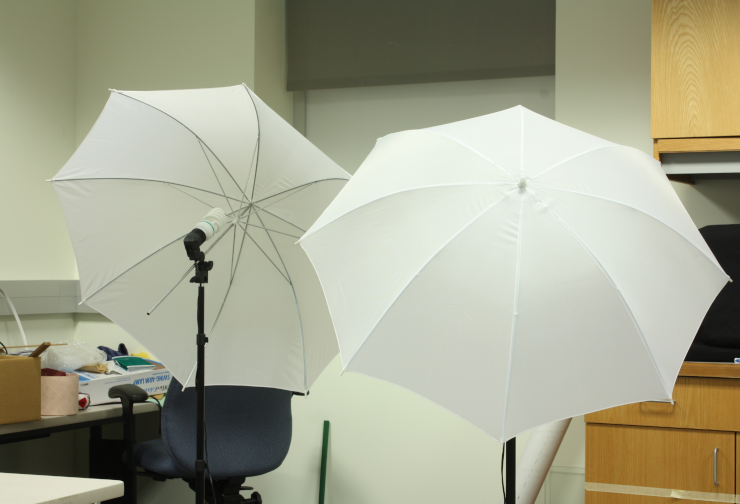
#> input picture Stereo Imagery/umbrellaL.png, 740 x 504 px
$ python PlotScene.py
#> lines starting #> are read from the running program, lines starting #| are printed output that depends on the picture
# -*- coding: utf-8 -*-
"""
Created on Tue May  4 12:30:59 2021

@author: Aryaan
"""

import numpy as np
import cv2
import sys
from mpl_toolkits import mplot3d
from matplotlib import pyplot as plt

f = 5806.559
b = 174.019
doffs=114.291

X = []
Y = []
Z = []

def nothing(x):
 pass
# ================================================
#
def getDisparityMap(imL, imR, numDisparities, blockSize):
    stereo = cv2.StereoBM_create(numDisparities=numDisparities, blockSize=blockSize)

    disparity = stereo.compute(imL, imR)
    disparity = disparity - disparity.min() + 1 # Add 1 so we don't get a zero depth, later
    disparity = disparity.astype(np.float32) / 16.0 # Map is fixed point int with 4 fractional bits

    return disparity # floating point image

def plot(disparity):
    # This just plots some sample points.  Change this function to
    # plot the 3D reconstruction from the disparity map and other values

    height, width = disparity.shape[:2]


    for h in range(height):
        for w in range(width):

            if (disparity[h,w] > 0):
               z = (b)*((f)/(disparity[h,w]+doffs))
               y = z*(h/f)
               x = (z*(w/f)) - (b/2)
               if z < 8000:
                  X.append(x)
                  Y.append(y)
                  Z.append(z)

    # Plt depths
    ax = plt.axes(projection ='3d')
    ax.scatter3D(X, Y, Z, c='g', marker = 'o')

    # Labels
    ax.set_xlabel('x')
    ax.set_ylabel('y')
    ax.set_zlabel('z')
    ax.view_init(0,270) #0,360 for side view and 270,90 for top view
    plt.savefig('topplot.png', bbox_inches='tight') # Can also specify an image, e.g. myplot.png
    plt.show()


if __name__ == '__main__':

    # Load left image
    filename = 'umbrellaL.png'
    imgL = cv2.imread(filename, cv2.IMREAD_GRAYSCALE)
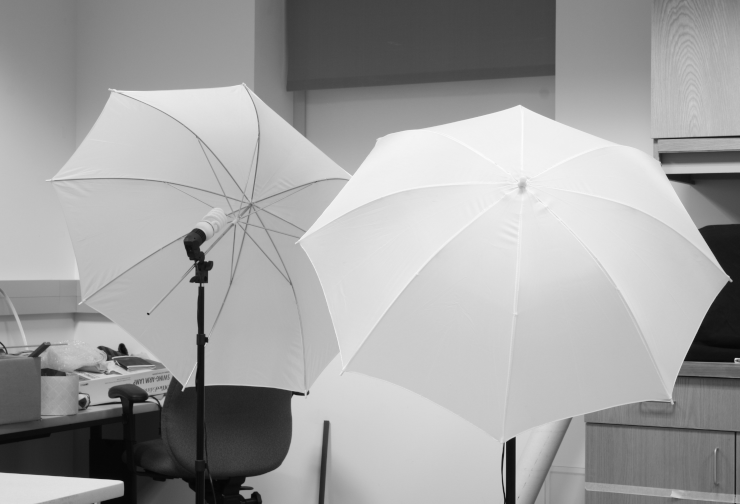
#> imgL: shape (504, 740); min 5, max 252, mean 161.7
    imgL = cv2.Canny(imgL,48,145)
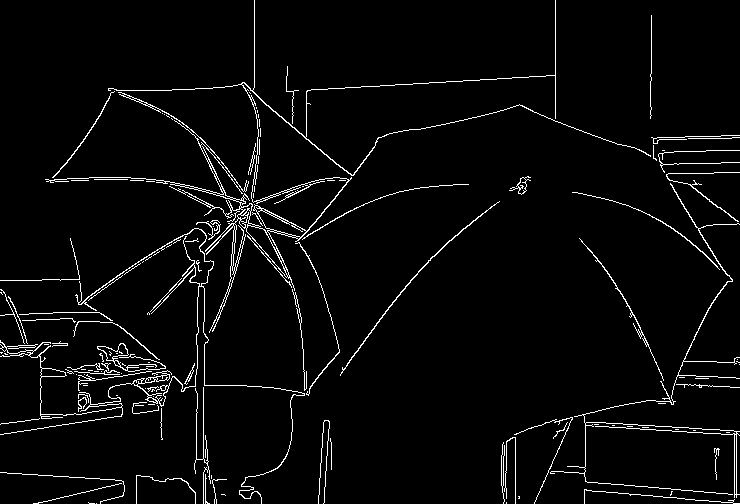
#> imgL: shape (504, 740); 3.6% white in thin lines or dots
    #
    if imgL is None:
        print('\nError: failed to open {}.\n'.format(filename))
        sys.exit()


    # Load right image
    filename = 'umbrellaR.png'
    imgR = cv2.imread(filename, cv2.IMREAD_GRAYSCALE)
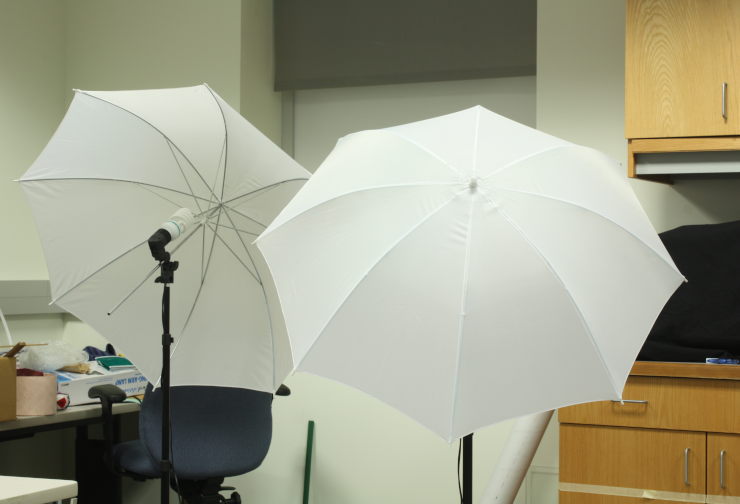
#> input picture Stereo Imagery/umbrellaR.png, 740 x 504 px
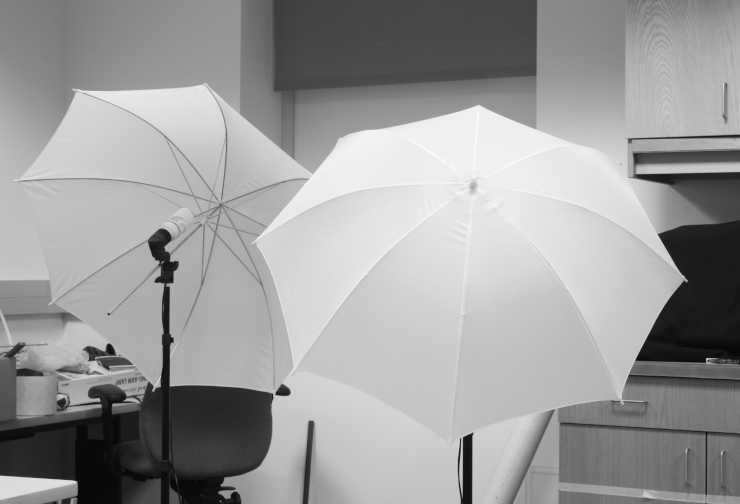
#> imgR: shape (504, 740); min 7, max 250, mean 155.8
    imgR = cv2.Canny(imgR,48,145)
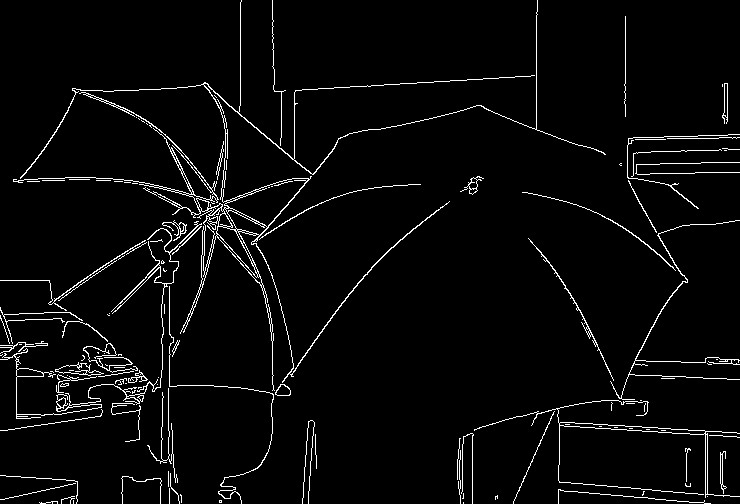
#> imgR: shape (504, 740); 3.6% white in thin lines or dots

    #
    if imgR is None:
        print('\nError: failed to open {}.\n'.format(filename))
        sys.exit()

    disparity = getDisparityMap(imgL, imgR, 64, 5 )
#> in getDisparityMap, `disparity = stereo.compute(imL, imR)`:
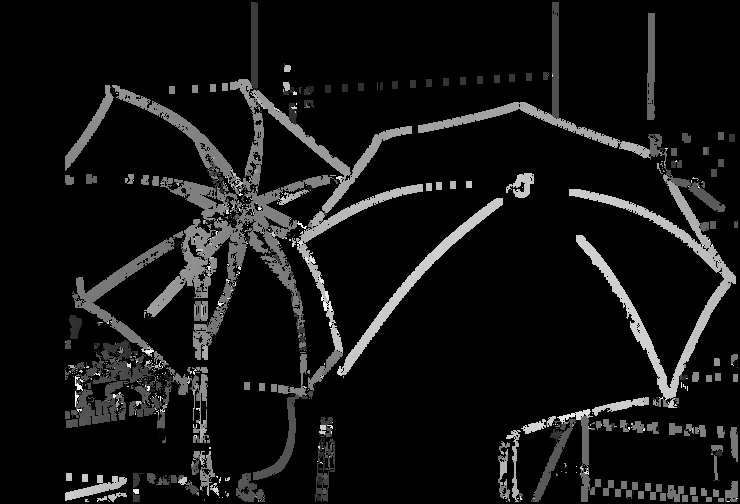
#> disparity: shape (504, 740) int16; min -16, max 1008, mean 60.6; drawn with min black and max white

    plot(disparity)
#> after the loop in plot, `for h in range(height):`: X = 50764 items
#> in plot, `plt.savefig('topplot.png', bbox_inches='tight')`:
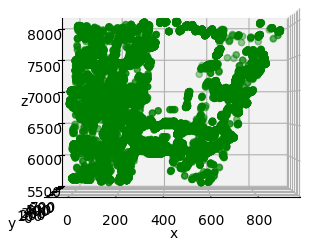
#> figure drawn by matplotlib, 1 panel
